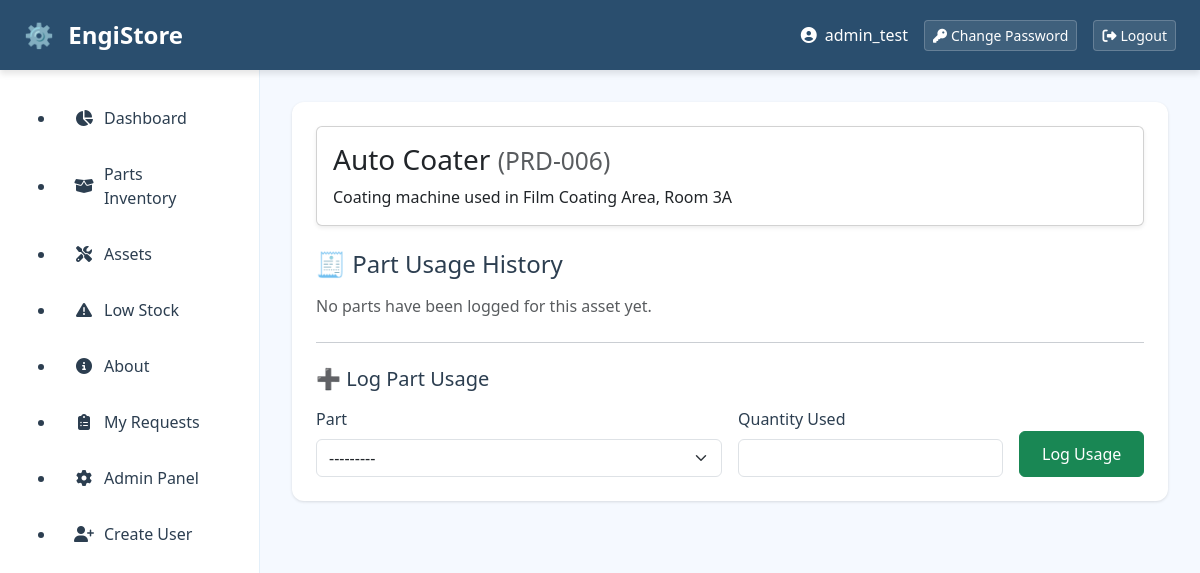
The page /assets/7/ (signed in) on the database its author committed.
### assets/models.py (models this page shows, shortened)
class Asset(models.Model):
    name = models.CharField(max_length=200)
    code = models.CharField(max_length=100, unique=True)
    description = models.TextField(blank=True)

### assets/views.py (the view, shortened to what this page needs)
@login_required
def asset_detail(request, pk):
    asset = get_object_or_404(Asset, pk=pk)
    part_usages = PartUsage.objects.filter(
        asset=asset
    ).order_by('-used_on')
    can_log_usage = (
        is_technician(request.user) or
        is_manager(request.user) or
        is_admin(request.user)
    )
    form = PartUsageForm() if can_log_usage else None
    return render(request, 'assets/asset_detail.html', {
        'asset': asset,
        'part_usages': part_usages,
        'form': form,
        'can_log_usage': can_log_usage,
    })

### assets/forms.py
class PartUsageForm(forms.ModelForm):
    class Meta:
        model = PartUsage
        fields = ['part', 'quantity_used']
        widgets = {
            'part': forms.Select(attrs={
                'class': 'form-select'
            }),
            'quantity_used': forms.NumberInput(attrs={
                'class': 'form-control',
                'min': 1
            }),
        }

### engistore/context_processors.py (called while the page is built)
def global_debug(request):
    return {
        'debug': settings.DEBUG,
    }

### inventory/models.py (called while the page is built)
    def __str__(self):
        return f"{self.part_number} - {self.name}"

### utils/permissions.py (called while the page is built)
def is_technician(user):
    return user.groups.filter(name="Technician").exists()

def is_manager(user):
    return user.groups.filter(name="Manager").exists()

def is_admin(user):
    return user.groups.filter(name="Admin").exists() or user.is_superuser

### templates/assets/asset_detail.html (shortened to what this page needs)
{% extends 'base.html' %}
{% load static %}
{% block content %}
<div class="card mb-4 shadow-sm">
  <div class="card-body">
    <h3 class="card-title">
      {{ asset.name }}
      <small class="text-muted">({{ asset.code }})</small>
    </h3>
    <p class="card-text">
      {{ asset.description|default:"No description." }}
    </p>
  </div>
</div>
<h4 class="mb-3">🧾 Part Usage History</h4>
{% if part_usages %}
  <ul class="list-group mb-4">
    {% for usage in part_usages %}
      <li class="list-group-item d-flex justify-content-between align-items-center">
        <div>
          <strong>{{ usage.part.name }}</strong>
          <small class="text-muted">used on {{ usage.used_on }}</small>
        </div>
        <span class="badge bg-primary rounded-pill">
          {{ usage.quantity_used }}
        </span>
      </li>
    {% endfor %}
  </ul>
{% else %}
  <p class="text-muted mb-4">
    No parts have been logged for this asset yet.
  </p>
{% endif %}
{% if form %}
  <hr class="my-4">
  <h5 class="mb-3">➕ Log Part Usage</h5>
  <form method="post" class="row g-3">
    <div class="col-md-6">
      <label for="{{ form.part.id_for_label }}" class="form-label">Part</label>
      {{ form.part }}
    </div>
    <div class="col-md-4">
      <label for="{{ form.quantity_used.id_for_label }}" class="form-label">Quantity Used</label>
      {{ form.quantity_used }}
    </div>
    <div class="col-md-2 d-grid">
      <button type="submit" class="btn btn-success mt-4">
        Log Usage
      </button>
    </div>
  </form>
{% endif %}
{% endblock %}

### templates/base.html (shortened to what this page needs)
{% load static %}
<!DOCTYPE html>
<html lang="en">
<head>
  <link href="https://cdn.jsdelivr.net/npm/bootstrap@5.3.3/dist/css/bootstrap.min.css" rel="stylesheet">
  <link rel="stylesheet" href="https://cdnjs.cloudflare.com/ajax/libs/font-awesome/6.4.0/css/all.min.css">
  <link rel="stylesheet" href="{% static 'styles.css' %}">
</head>
<body class="dashboard-layout">
  <div class="container-fluid g-0">
    <nav class="top-navbar px-4" aria-label="Main navigation">
      <div class="d-flex justify-content-between align-items-center h-100">
        <a href="{% url 'dashboard' %}" class="brand-logo">
          <span class="logo-icon">⚙️</span> EngiStore
        </a>
        {% if user.is_authenticated %}
        <div class="user-controls d-flex align-items-center gap-3">
          <div class="user-profile">
            <i class="fas fa-user-circle me-2"></i>{{ user.username }}
          </div>
          <a href="{% url 'password_change' %}" class="btn btn-sm btn-actions">
            <i class="fas fa-key me-1"></i>Change Password
          </a>
          <form method="post" action="{% url 'logout' %}" class="d-inline">
            <button type="submit" class="btn btn-sm btn-actions">
              <i class="fas fa-sign-out-alt me-1"></i>Logout
            </button>
          </form>
        </div>
        {% endif %}
      </div>
    </nav>
    <div class="dashboard-wrapper">
      <aside class="dashboard-sidebar">
        <nav class="sidebar-nav">
          <ul class="nav-list">
            <li><a href="{% url 'dashboard' %}" class="nav-link"><i class="fas fa-chart-pie me-2"></i>Dashboard</a></li>
            <li><a href="{% url 'part_list' %}" class="nav-link"><i class="fas fa-box-open me-2"></i>Parts Inventory</a></li>
            <li><a href="{% url 'asset_list' %}" class="nav-link"><i class="fas fa-tools me-2"></i>Assets</a></li>
            <li><a href="{% url 'part_list' %}?low_stock=1" class="nav-link"><i class="fas fa-exclamation-triangle me-2"></i>Low Stock</a></li>
            <li><a href="{% url 'about' %}" class="nav-link"><i class="fas fa-info-circle me-2"></i>About</a></li>
            {% if user.is_authenticated %}
              <li><a href="{% url 'my_part_requests' %}" class="nav-link"><i class="fas fa-clipboard-list me-2"></i>My Requests</a></li>
              {% with group=user.groups.first.name %}
                {% if group == "Admin" or group == "Manager" or user.is_superuser %}
                  <li><a href="/admin/" class="nav-link admin-link"><i class="fas fa-cog me-2"></i>Admin Panel</a></li>
                  <li><a href="{% url 'create_user' %}" class="nav-link"><i class="fas fa-user-plus me-2"></i>Create User</a></li>
                {% endif %}
              {% endwith %}
            {% endif %}
          </ul>
        </nav>
      </aside>
      <main class="dashboard-content">
        <div class="content-container p-4">
          {% block content %}{% endblock %}
        </div>
      </main>
    </div>
</body>
</html>

### static/styles.css (style rules this page uses)
:root { --primary-blue: #2A4E6E; --secondary-blue: #3A6B95; --accent-blue: #4D8FCE; --light-bg: #F5F9FF; --dark-text: #2C3E50; --sidebar-width: 260px; --topbar-height: 70px; --border-radius: 12px; --shadow-sm: 0 1px 3px rgba(0, 0, 0, 0.12); --shadow-md: 0 4px 6px rgba(0, 0, 0, 0.1); --danger-red: #dc3545; --success-green: #28a745; --warning-yellow: #ffc107; }
body.dashboard-layout { background-color: var(--light-bg); color: var(--dark-text); min-height: 100vh; font-family: 'Segoe UI', system-ui, sans-serif; }
.top-navbar { height: var(--topbar-height); background: var(--primary-blue); box-shadow: var(--shadow-md); position: fixed; top: 0; left: 0; right: 0; z-index: 1000; }
.brand-logo { text-decoration: none; font-weight: 700; font-size: 1.5rem; color: white; transition: opacity 0.2s; }
.logo-icon { margin-right: 8px; }
.user-controls { color: white; }
.btn-actions { background: rgba(255, 255, 255, 0.1); border: 1px solid rgba(255, 255, 255, 0.2); color: white; transition: all 0.2s; }
.dashboard-sidebar { width: var(--sidebar-width); position: fixed; top: var(--topbar-height); bottom: 0; left: 0; background: white; border-right: 1px solid #E3EFF9; padding: 1.5rem; overflow-y: auto; z-index: 900; }
.sidebar-nav .nav-link { padding: 0.75rem 1rem; border-radius: var(--border-radius); color: var(--dark-text); text-decoration: none; display: flex; align-items: center; margin-bottom: 0.5rem; transition: all 0.2s; }
.sidebar-nav .nav-link i { width: 24px; text-align: center; }
.admin-link { color: #E74C3C; }
.dashboard-content { margin-left: var(--sidebar-width); margin-top: var(--topbar-height); padding: 2rem; min-height: calc(100vh - var(--topbar-height)); }
.content-container { background: white; border-radius: var(--border-radius); box-shadow: var(--shadow-sm); min-height: 100%; }

### rows shown on the page
Asset: name "Auto Coater", code "PRD-006", description "Coating machine used in Film Coating Area, Room 3A"

### other values the page prints
{{ user.username }} "admin_test"
